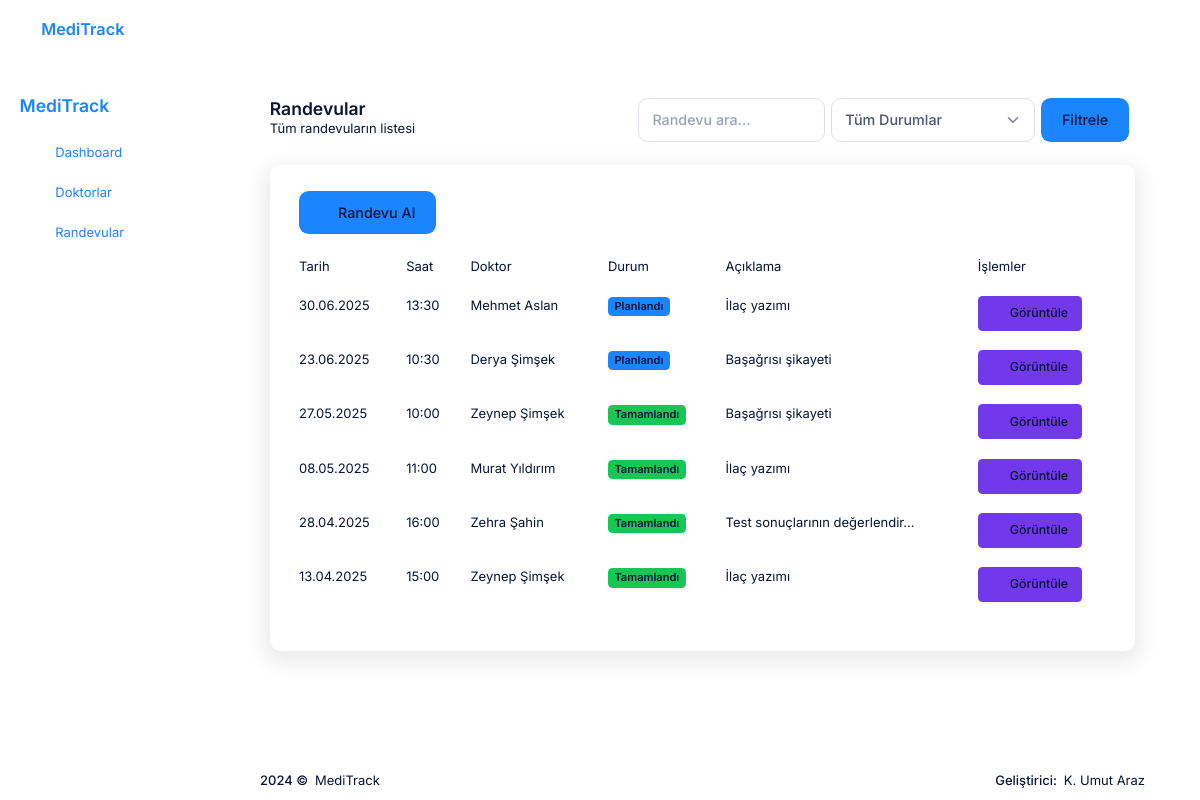
Page /core/appointments/ (signed in) on the earlier database version.
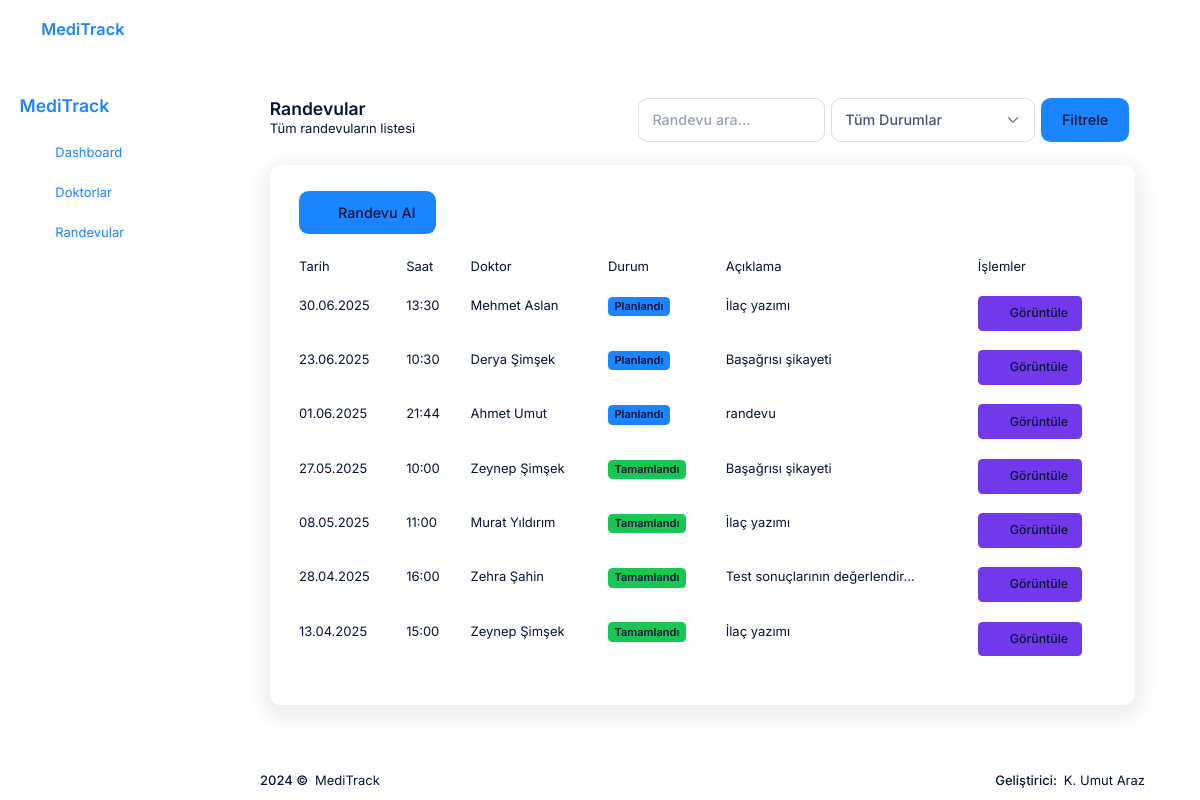
Same page on the later database version.
### appointments/models.py (models this page shows, shortened)
class Appointment(models.Model):
    STATUS_CHOICES = [
        ('planned', _('Planlandı')),
        ('completed', _('Tamamlandı')),
        ('cancelled', _('İptal Edildi')),
    ]
    patient = models.ForeignKey(
        settings.AUTH_USER_MODEL,
        on_delete=models.CASCADE,
        related_name='patient_appointments',
        verbose_name=_('Hasta'),
        limit_choices_to={'user_type': 'patient'}
    )
    doctor = models.ForeignKey(
        settings.AUTH_USER_MODEL,
        on_delete=models.CASCADE,
        related_name='doctor_appointments',
        verbose_name=_('Doktor'),
        limit_choices_to={'user_type': 'doctor'}
    )
    date = models.DateField(
        verbose_name=_('Tarih')
    )
    time = models.TimeField(
        verbose_name=_('Saat')
    )
    description = models.TextField(
        blank=True,
        null=True,
        verbose_name=_('Açıklama')
    )
    status = models.CharField(
        max_length=20,
        choices=STATUS_CHOICES,
        default='planned',
        verbose_name=_('Durum')
    )
    created_at = models.DateTimeField(
        auto_now_add=True,
        verbose_name=_('Oluşturulma Tarihi')
    )
    updated_at = models.DateTimeField(
        auto_now=True,
        verbose_name=_('Güncellenme Tarihi')
    )
    class Meta:
        verbose_name = _('Randevu')
        verbose_name_plural = _('Randevular')
        ordering = ['-date', '-time']

### users/models.py (models this page shows, shortened)
class User(AbstractUser):
    USER_TYPE_CHOICES = [
        ('patient', _('Hasta')),
        ('doctor', _('Doktor')),
        ('receptionist', _('Resepsiyonist')),
        ('admin', _('Admin')),
    ]
    user_type = models.CharField(
        max_length=20,
        choices=USER_TYPE_CHOICES,
        default='patient',
        verbose_name=_('Kullanıcı Tipi')
    )
    specialization = models.CharField(
        max_length=100,
        blank=True,
        null=True,
        verbose_name=_('Uzmanlık Alanı')
    )
    date_of_birth = models.DateField(
        blank=True,
        null=True,
        verbose_name=_('Doğum Tarihi')
    )
    phone_number = models.CharField(
        max_length=20,
        blank=True,
        null=True,
        verbose_name=_('Telefon Numarası')
    )
    address = models.TextField(
        blank=True,
        null=True,
        verbose_name=_('Adres')
    )
    blood_type = models.CharField(
        max_length=10,
        blank=True,
        null=True,
        verbose_name=_('Kan Grubu')
    )
    def is_patient(self):
        return self.user_type == 'patient'
    def is_doctor(self):
        return self.user_type == 'doctor'
    def is_receptionist(self):
        return self.user_type == 'receptionist'
    def is_admin_user(self):
        return self.user_type == 'admin'
    class Meta:
        verbose_name = _('Kullanıcı')
        verbose_name_plural = _('Kullanıcılar')

### core/views.py (the view, shortened to what this page needs)
# urls.py: path('appointments/', views.AppointmentListView.as_view(), name='appointment-list'),
class AppointmentListView(LoginRequiredMixin, ListView):
    model = Appointment
    template_name = 'core/appointment_list.html'
    context_object_name = 'appointments'
    def get_queryset(self):
        queryset = super().get_queryset()
        user = self.request.user
        status = self.request.GET.get('status')
        search = self.request.GET.get('search')
        if user.is_patient():
            queryset = queryset.filter(patient=user)
        elif user.is_doctor():
            queryset = queryset.filter(doctor=user)
        if status:
            queryset = queryset.filter(status=status)
        return queryset.order_by('-date', '-time')

### Templates/core/appointment_list.html (shortened to what this page needs)
{% extends 'core/base.html' %}
{% load static %}
{% block content %}
<div class="container py-4">
    <div class="row mb-4">
        <div class="col">
            <h1 class="h3 mb-0">Randevular</h1>
            <p class="text-muted">Tüm randevuların listesi</p>
        </div>
        <div class="col-auto">
            <div class="d-flex">
                <form method="get" class="d-flex me-2">
                    <input type="text" name="search" class="form-control me-2" placeholder="Randevu ara..." value="{{ request.GET.search }}">
                    <select name="status" class="form-select me-2">
                        <option value="">Tüm Durumlar</option>
                    </select>
                    <button type="submit" class="btn btn-primary">Filtrele</button>
                </form>
            </div>
        </div>
    </div>
    <div class="card shadow">
        <div class="card-body">
            {% if user.is_patient %}
            <div class="mb-4">
                <a href="{% url 'appointment-create' %}" class="btn btn-primary">
                    <i class="fas fa-calendar-plus"></i> Randevu Al
                </a>
            </div>
            {% endif %}
            <div class="table-responsive">
                <table class="table table-hover">
                    <thead>
                        <tr>
                            <th>Tarih</th>
                            <th>Saat</th>
                            {% if not user.is_doctor %}
                                <th>Doktor</th>
                            {% endif %}
                            <th>Durum</th>
                            <th>Açıklama</th>
                            <th>İşlemler</th>
                        </tr>
                    </thead>
                    <tbody>
                        {% if appointments %}
                            {% for appointment in appointments %}
                                <tr>
                                    <td>{{ appointment.date|date:"d.m.Y" }}</td>
                                    <td>{{ appointment.time|time:"H:i" }}</td>
                                    {% if not user.is_doctor %}
                                        <td>{{ appointment.doctor.get_full_name }}</td>
                                    {% endif %}
                                    <td>
                                        {% if appointment.status == 'planned' %}
                                            <span class="badge bg-primary">Planlandı</span>
                                        {% elif appointment.status == 'completed' %}
                                            <span class="badge bg-success">Tamamlandı</span>
                                        {% elif appointment.status == 'cancelled' %}
                                            <span class="badge bg-danger">İptal Edildi</span>
                                        {% endif %}
                                    </td>
                                    <td>{{ appointment.description|truncatechars:30 }}</td>
                                    <td>
                                        <a href="{% url 'appointment-detail' appointment.id %}" class="btn btn-sm btn-info">
                                            <i class="fas fa-eye"></i> Görüntüle
                                        </a>
                                    </td>
                                </tr>
                            {% endfor %}
                        {% else %}
                            <tr>
                                <td colspan="7" class="text-center">Randevu bulunamadı.</td>
                            </tr>
                        {% endif %}
                    </tbody>
                </table>
            </div>
        </div>
    </div>
</div>
{% endblock %}

Differences in the rows shown:
added Appointment: date "01.06.2025", time "21:44", doctor.get_full_name "Ahmet Umut", status "Planlandı", description "randevu"
